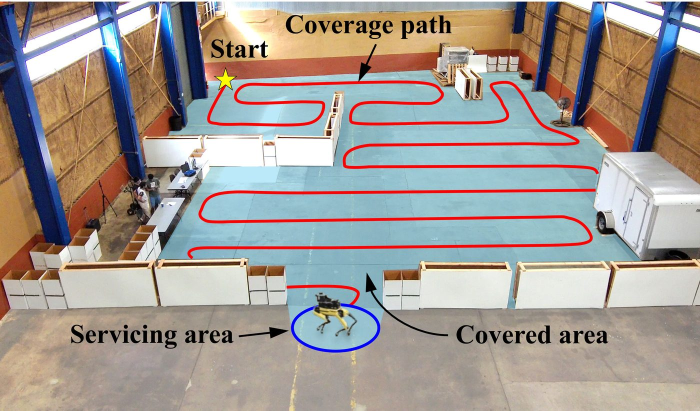
#> input picture assets/img/research/cap_warehouse.jpg, 1400 x 821 px, given in place of main.png, which was not available (shown at 1/2 size)
$ python build_web_assets.py
#> lines starting #> are read from the running program, lines starting #| are printed output that depends on the picture; after the words box and inside, x2 and y2 are one past the last pixel; in counts of white or black regions, pixels touching at a corner belong together; pictures that were not available may be replaced by others from this repository, and a replacement may not be noted
#!/usr/bin/env python3
"""Curate extracted research figures into web-sized assets.

Run after bin/extract_research_assets.py. Writes:
  assets/img/research/*        project figures for the bento grid (max 1400 px)
  assets/img/publications/*    publication thumbnails (max 640 px)
Every output is an unmodified crop/resize of a figure from a paper, LaTeX
source, slide deck, or experiment video. Nothing is generated.
"""
import os
from PIL import Image, ImageChops

Image.MAX_IMAGE_PIXELS = None
ROOT = os.path.dirname(os.path.dirname(os.path.abspath(__file__)))
R = os.path.join(ROOT, "port stuff", "_review")
PS = os.path.join(ROOT, "port stuff")

RESEARCH = {
    # name: (source, max_width)
    "cap_warehouse.jpg": (f"{R}/latex/tap_journal/main.png", 1400),
    "cap_method.png": (f"{PS}/cov_stuff/iros_selected_figs/iros_methodology_fig.png", 1400),
    "cap_multi_results.png": (f"{PS}/cov_stuff/multi-cap_results.png", 1400),
    "cap_realworld_rviz.jpg": (f"{PS}/cov_stuff/iros_selected_figs/tap_ex1.png", 1400),
    "gesce_fig1.png": (f"{R}/raw/gesce_p1_fig0.png", 1200),
    "gesce_baselines.png": (f"{R}/raw/gesce_p4_fig2.png", 1200),
    "gesce_benchmark_maps.png": (f"{R}/raw/gesce_p5_fig4.png", 1200),
    "snake_binsat_pipeline.png": (f"{R}/snake/image11_r.png", 1400),
    "snake_hardware.jpg": (f"{R}/snake/image10.png", 1200),
    "convoy_fleet.jpg": (f"{R}/raw/convoy_p5_fig0.jpeg", 1200),
    "convoy_network_aerial.jpg": (f"{R}/raw/convoy_p18_fig31.png", 1200),
}

THUMBS = {
    "gesce.png": f"{R}/raw/gesce_p1_fig0.png",
    "cap.jpg": f"{R}/raw/cap_p4_fig3.png",
    "convoy.jpg": f"{R}/raw/convoy_p18_fig31.png",
    "stairs.jpg": f"{R}/raw/stairs_p1_fig0.jpeg",
    "rov.jpg": f"{R}/raw/rov_p3_fig6.jpeg",
    "brakearm.jpg": f"{R}/raw/brakearm_p4_fig3.jpeg",
}


def trim(im, pad=8):
    """Remove uniform white margins left over from PDF rendering."""
    rgb = im.convert("RGB")
    bg = Image.new("RGB", rgb.size, (255, 255, 255))
    diff = ImageChops.difference(rgb, bg).convert("L").point(lambda p: 255 if p > 12 else 0)
    box = diff.getbbox()
    if not box:
        return im
    l, t, r, b = box
    return im.crop((max(l - pad, 0), max(t - pad, 0), min(r + pad, im.width), min(b + pad, im.height)))


def save(im, path, max_w):
    im = trim(im)
    if im.width > max_w:
        im = im.resize((max_w, round(im.height * max_w / im.width)), Image.LANCZOS)
    if path.endswith(".jpg"):
        im.convert("RGB").save(path, quality=82, optimize=True, progressive=True)
    else:
        if im.mode not in ("RGB", "RGBA", "P"):
            im = im.convert("RGB")
        im.save(path, optimize=True)
    print(f"{os.path.relpath(path, ROOT)}  {im.width}x{im.height}  {os.path.getsize(path)//1024} KB")


if __name__ == "__main__":
    out_r = os.path.join(ROOT, "assets", "img", "research")
    out_p = os.path.join(ROOT, "assets", "img", "publications")
    os.makedirs(out_r, exist_ok=True)
    os.makedirs(out_p, exist_ok=True)
    for name, (src, w) in RESEARCH.items():
        save(Image.open(src), os.path.join(out_r, name), w)
#> in trim, rgb is the input picture: PIL image 1400x821 RGB; mean R, G, B 161.8, 153.4, 147.1
#> in trim, `bg = Image.new("RGB", rgb.size, (255, 255, 255))`: bg: PIL image 1400x821 RGB; every value is 255
#> in trim, `diff = ImageChops.difference(rgb, bg).convert("L").point(lambda p: 255..`:
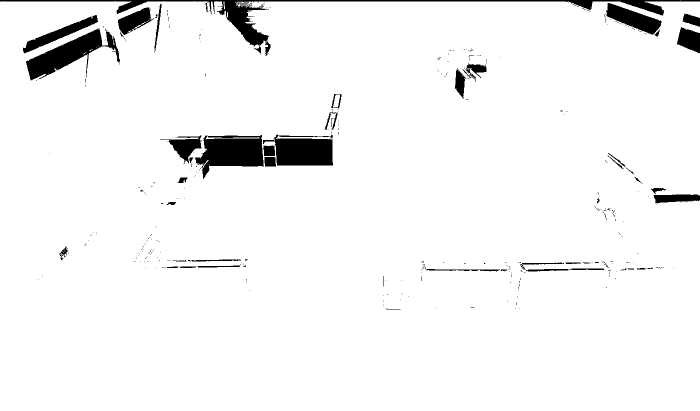
#> diff: PIL image 1400x821 L (shown at 1/2 size); 95.5% white; 399 black regions (349 under 20 px), largest, box (x1, y1, x2, y2) and area: (0, 0, 1400, 112) 10417, (390, 270, 528, 358) 7300, (52, 57, 240, 161) 6986
#> in trim, `box = diff.getbbox()`: box = (0, 1, 1400, 821)
#> in trim, `l, t, r, b = box`: l = 0; t = 1; r = 1400; b = 821
#| assets/img/research/cap_warehouse.jpg  1400x821  202 KB
#> pass 2 of the loop `for name, (src, w) in RESEARCH.items():`:
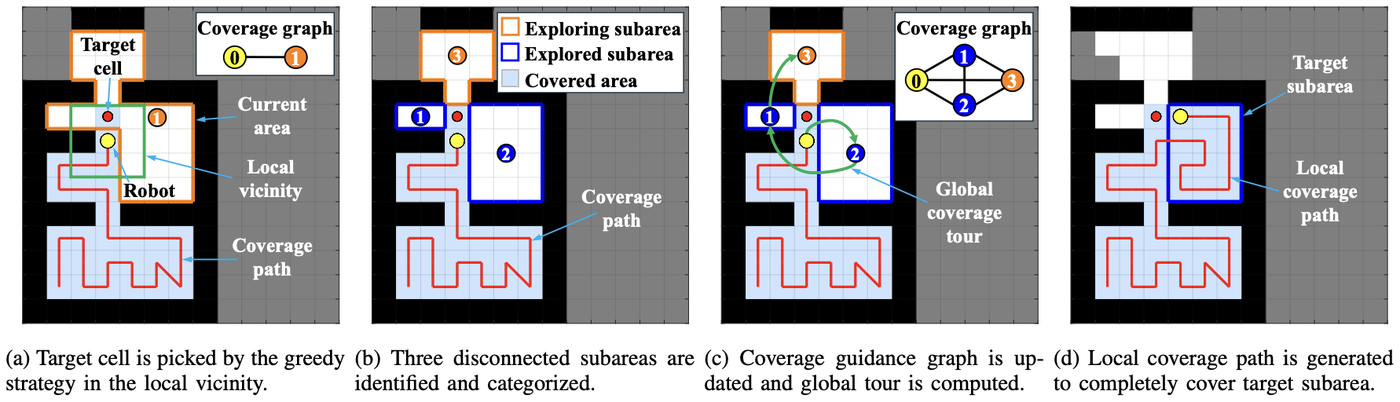
#> input picture assets/img/research/cap_method.png, 1400 x 402 px, given in place of iros_methodology_fig.png, which was not available
#> rgb: PIL image 1400x402 RGB
#> bg: PIL image 1400x402 RGB; every value is 255
#> in trim (call 2), `diff = ImageChops.difference(rgb, bg).convert("L").point(lambda p: 255..`:
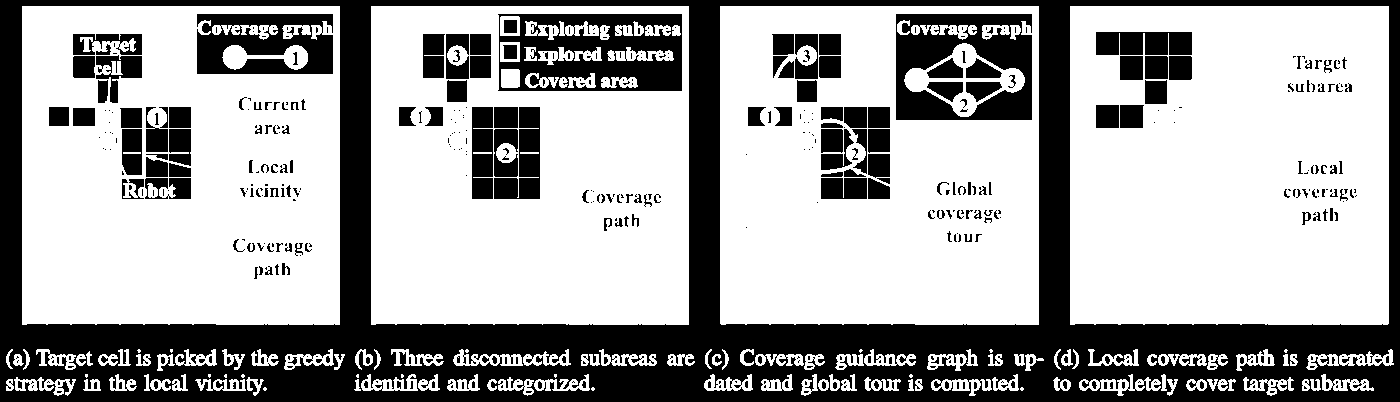
#> diff: PIL image 1400x402 L; 64.5% white; 549 black regions (330 under 20 px), largest, box (x1, y1, x2, y2) and area: (0, 0, 1400, 402) 136698, (498, 14, 682, 91) 9306, (896, 14, 1032, 120) 8768
#> box = (6, 6, 1394, 396)
#> l = 6; r = 1394; b = 396
#> in trim, returned value is the input picture: PIL image 1400x402 RGBA; mean R, G, B, A 161.1, 160.4, 164, 255
#| assets/img/research/cap_method.png  1400x402  234 KB
#> (the run stopped early here; a loop or call above may not have finished)
